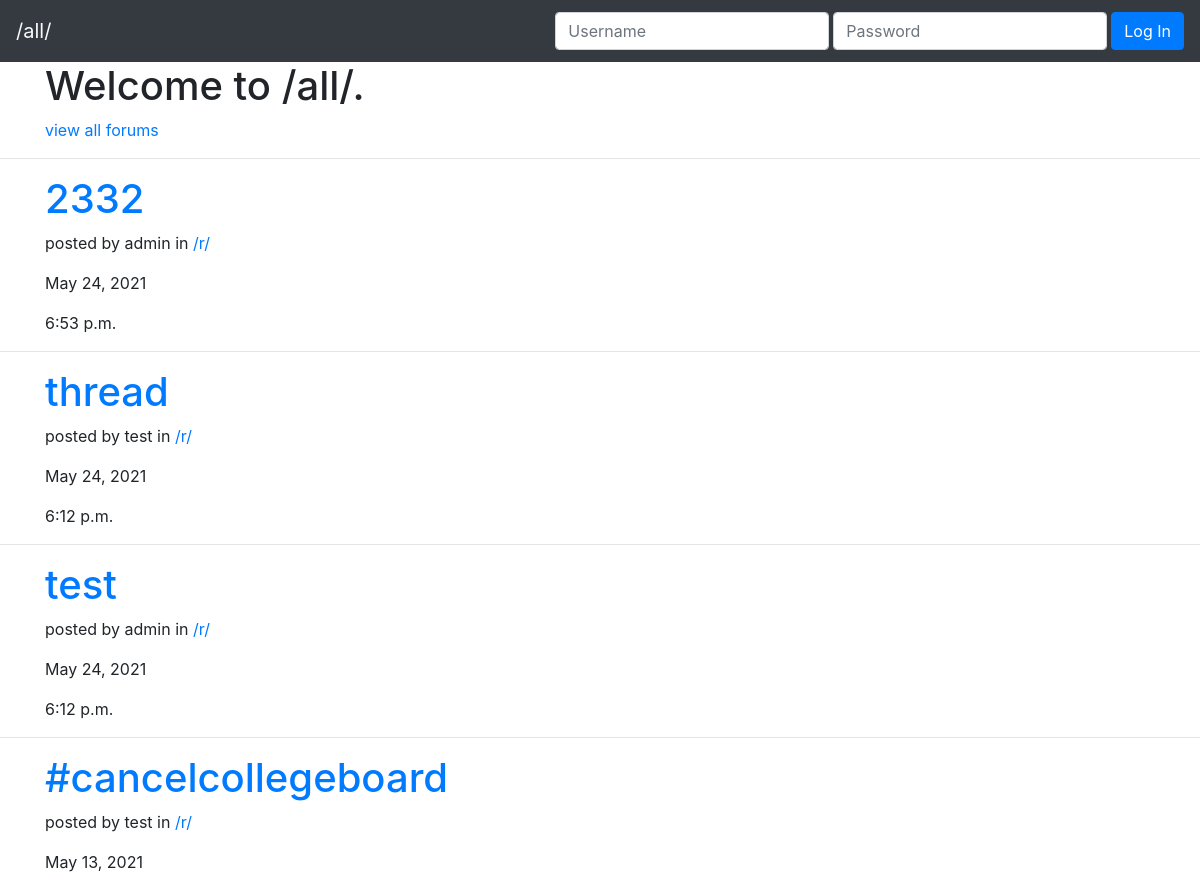
/all/ (upper part), run on an earlier commit of the app's database.
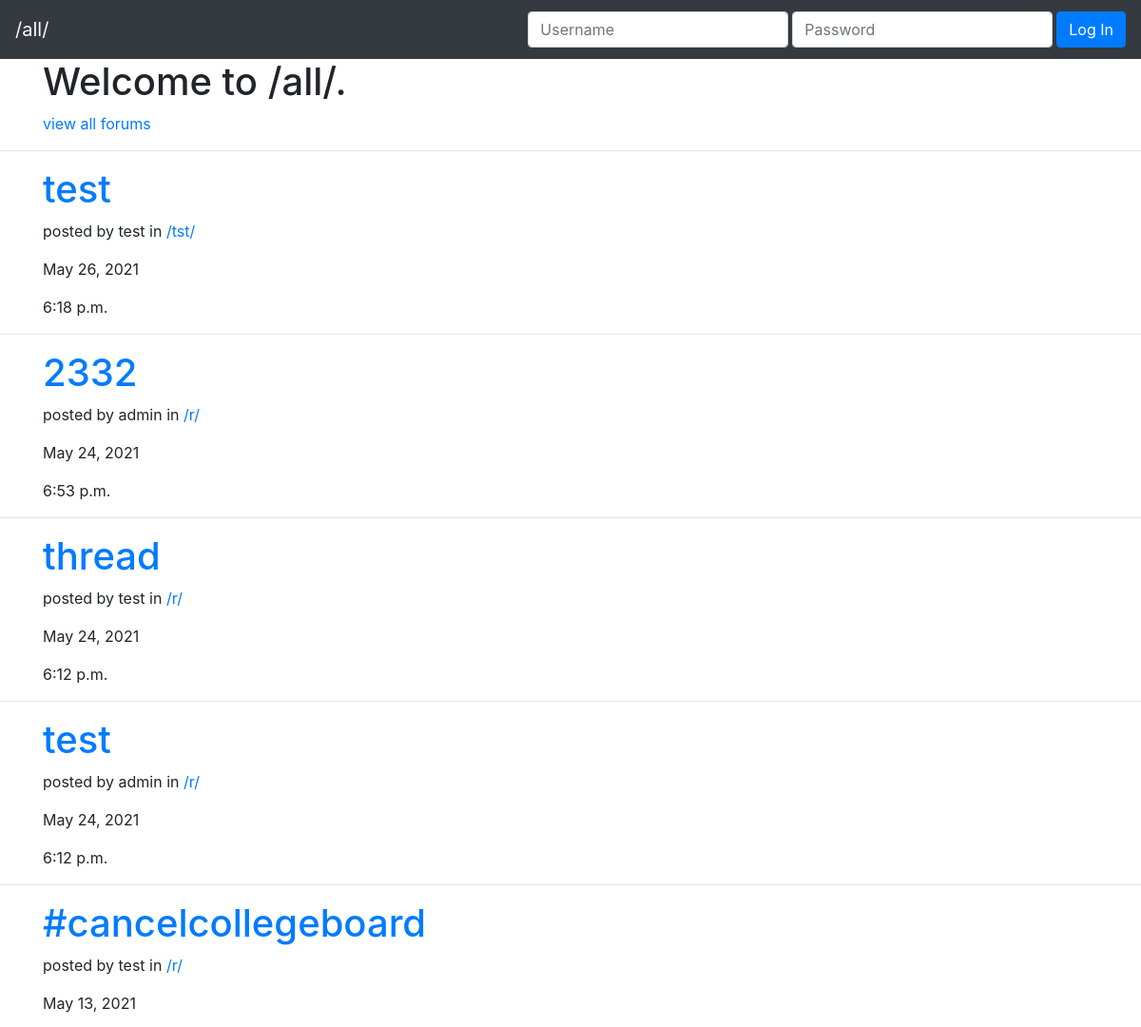
And on a later commit of the database.
### post/models.py (models this page shows, shortened)
class Post(models.Model):
    id = models.BigAutoField(primary_key=True)
    userPosted = models.ForeignKey(User, on_delete=models.CASCADE,null=True, blank=True)
    thread = models.ForeignKey(Thread, on_delete=models.CASCADE,null=True, blank=True)
    title = models.CharField(max_length=30)
    content = models.CharField(max_length=2000)
    pub_date = models.DateTimeField('date published')

class Thread(models.Model):
    title = models.TextField(max_length=3)

### post/views.py (the view, shortened to what this page needs)
# urls.py: path('all/', views.MainPage.as_view()),
class MainPage(View):
    def get(self, request):
        post_objects = Post.objects.order_by("-pub_date")
        context = {"post_objects": post_objects}
        return render(request, "post/index.html", context)

### post/templates/post/index.html (shortened to what this page needs)
<!DOCTYPE html>
<html lang="en">
<head>
    <link rel="stylesheet" href="https://maxcdn.bootstrapcdn.com/bootstrap/4.0.0/css/bootstrap.min.css"
 />
</head>
<body>
    <nav class="navbar navbar-expand-lg navbar-dark bg-dark">
        <a class="navbar-brand text-light" href="/all/">/all/</a>
        {% if user.is_authenticated %}
        <!-- If someone is logged in, we welocme them and give them <thead>
                opportunity to log out. -->
        <div class="collapse navbar-collapse" id="navbarText">
            <ul class="navbar-nav mr-auto">
                <!-- <li class="nav-item">
                    <span class="navbar-text"> Welcome, {{user}}! </span>
                </li> -->
                <li class="nav-item">
                    <a class="nav-link" href="../new/">Create Post</a>
                </li>
                <li class="nav-item">
                    <a class="nav-link" href="../new/thread">Create Thread</a>
                </li>
            </ul>
            <span class="navbar-text mr-3">
                Welcome, {{user}}!
            </span>
            <form class="form-inline" action="" method="POST">
                {% csrf_token %}
                <input type="hidden" name="logout" value="logout"></input>
                <button type="submit" class="btn btn-danger">Logout</button>
            </form>
        </div>
        {% else %}
        <div class="collapse navbar-collapse" id="navbarText">
            <form class="form-inline ml-auto" action="" method="POST">
                <input type="text" class="form-control mr-1 my-1" name="username" id="username" placeholder="Username" required />
                <input type="password" class="form-control mr-1 my-1" name="password" id="password" placeholder="Password" required />
                <button class="btn btn-primary my-2 my-sm-0" type="submit">
                    Log In
                </button>
            </form>
        </div>
        {% endif %}
    </nav>
    <div class="container">
        <h1>Welcome to /all/.</h1>
        <a href="/threads/">view all forums</a>
    </div>
    <hr />
    {% for post in post_objects %}
    <div class="container">
        <h1><a href="/posts/{{post.id}}">{{post.title}}</a></h1>
        <p>posted by {{post.userPosted}} in <a href="/threads/{{post.thread.id}}">/{{post.thread.title}}/</a></p>
        <p>{{post.pub_date.date}}</p>
        <p>{{post.pub_date.time}}</p>
    </div>
    <hr />
    {% endfor %}
</body>
</html>

What changed in the data, as far as the page shows it:
added Post: title "test", userPosted "test", thread "tst", pub_date "May 26, 2021", pub_date.time "6:18 p.m."
